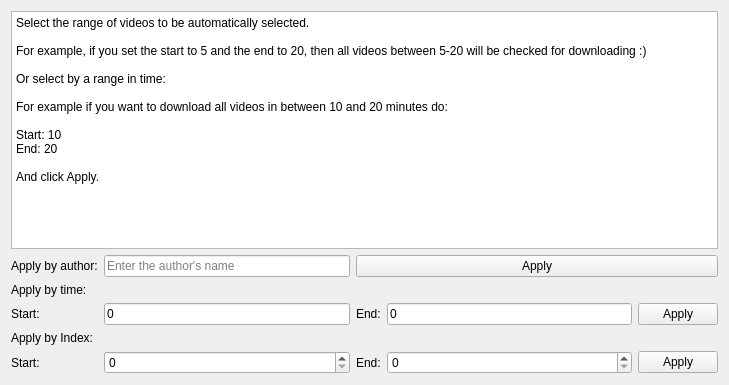
<?xml version="1.0" encoding="UTF-8"?>
<ui version="4.0">
 <class>PornFetchRangeSelector</class>
 <widget class="QWidget" name="PornFetchRangeSelector">
  <property name="geometry">
   <rect>
    <x>0</x>
    <y>0</y>
    <width>729</width>
    <height>385</height>
   </rect>
  </property>
  <property name="windowTitle">
   <string>Video selector...</string>
  </property>
  <layout class="QGridLayout" name="gridLayout_2">
   <item row="0" column="0">
    <layout class="QGridLayout" name="gridLayout">
     <item row="0" column="0" colspan="5">
      <widget class="QTextBrowser" name="textbrowser_range">
       <property name="html">
        <string>&lt;!DOCTYPE HTML PUBLIC &quot;-//W3C//DTD HTML 4.0//EN&quot; &quot;http://www.w3.org/TR/REC-html40/strict.dtd&quot;&gt;
&lt;html&gt;&lt;head&gt;&lt;meta name=&quot;qrichtext&quot; content=&quot;1&quot; /&gt;&lt;meta charset=&quot;utf-8&quot; /&gt;&lt;style type=&quot;text/css&quot;&gt;
p, li { white-space: pre-wrap; }
hr { height: 1px; border-width: 0; }
li.unchecked::marker { content: &quot;\2610&quot;; }
li.checked::marker { content: &quot;\2612&quot;; }
&lt;/style&gt;&lt;/head&gt;&lt;body style=&quot; font-family:'Sans Serif'; font-size:9pt; font-weight:400; font-style:normal;&quot;&gt;
&lt;p style=&quot; margin-top:0px; margin-bottom:0px; margin-left:0px; margin-right:0px; -qt-block-indent:0; text-indent:0px;&quot;&gt;&lt;span style=&quot; font-family:'Segoe UI';&quot;&gt;Select the range of videos to be automatically selected.&lt;/span&gt;&lt;/p&gt;
&lt;p style=&quot;-qt-paragraph-type:empty; margin-top:0px; margin-bottom:0px; margin-left:0px; margin-right:0px; -qt-block-indent:0; text-indent:0px; font-family:'Segoe UI';&quot;&gt;&lt;br /&gt;&lt;/p&gt;
&lt;p style=&quot; margin-top:0px; margin-bottom:0px; margin-left:0px; margin-right:0px; -qt-block-indent:0; text-indent:0px;&quot;&gt;&lt;span style=&quot; font-family:'Segoe UI';&quot;&gt;For example, if you set the start to 5 and the end to 20, then all videos between 5-20 will be checked for downloading :)&lt;/span&gt;&lt;/p&gt;
&lt;p style=&quot;-qt-paragraph-type:empty; margin-top:0px; margin-bottom:0px; margin-left:0px; margin-right:0px; -qt-block-indent:0; text-indent:0px; font-family:'Segoe UI';&quot;&gt;&lt;br /&gt;&lt;/p&gt;
&lt;p style=&quot; margin-top:0px; margin-bottom:0px; margin-left:0px; margin-right:0px; -qt-block-indent:0; text-indent:0px;&quot;&gt;&lt;span style=&quot; font-family:'Segoe UI';&quot;&gt;Or select by a range in time:&lt;/span&gt;&lt;/p&gt;
&lt;p style=&quot;-qt-paragraph-type:empty; margin-top:0px; margin-bottom:0px; margin-left:0px; margin-right:0px; -qt-block-indent:0; text-indent:0px; font-family:'Segoe UI';&quot;&gt;&lt;br /&gt;&lt;/p&gt;
&lt;p style=&quot; margin-top:0px; margin-bottom:0px; margin-left:0px; margin-right:0px; -qt-block-indent:0; text-indent:0px;&quot;&gt;&lt;span style=&quot; font-family:'Segoe UI';&quot;&gt;For example if you want to download all videos in between 10 and 20 minutes do:&lt;/span&gt;&lt;/p&gt;
&lt;p style=&quot;-qt-paragraph-type:empty; margin-top:0px; margin-bottom:0px; margin-left:0px; margin-right:0px; -qt-block-indent:0; text-indent:0px; font-family:'Segoe UI';&quot;&gt;&lt;br /&gt;&lt;/p&gt;
&lt;p style=&quot; margin-top:0px; margin-bottom:0px; margin-left:0px; margin-right:0px; -qt-block-indent:0; text-indent:0px;&quot;&gt;&lt;span style=&quot; font-family:'Segoe UI';&quot;&gt;Start: 10&lt;/span&gt;&lt;/p&gt;
&lt;p style=&quot; margin-top:0px; margin-bottom:0px; margin-left:0px; margin-right:0px; -qt-block-indent:0; text-indent:0px;&quot;&gt;&lt;span style=&quot; font-family:'Segoe UI';&quot;&gt;End: 20&lt;/span&gt;&lt;/p&gt;
&lt;p style=&quot;-qt-paragraph-type:empty; margin-top:0px; margin-bottom:0px; margin-left:0px; margin-right:0px; -qt-block-indent:0; text-indent:0px; font-family:'Segoe UI';&quot;&gt;&lt;br /&gt;&lt;/p&gt;
&lt;p style=&quot; margin-top:0px; margin-bottom:0px; margin-left:0px; margin-right:0px; -qt-block-indent:0; text-indent:0px;&quot;&gt;&lt;span style=&quot; font-family:'Segoe UI';&quot;&gt;And click Apply.&lt;/span&gt;&lt;/p&gt;&lt;/body&gt;&lt;/html&gt;</string>
       </property>
      </widget>
     </item>
     <item row="5" column="4">
      <widget class="QPushButton" name="button_range_apply_time">
       <property name="text">
        <string>Apply</string>
       </property>
      </widget>
     </item>
     <item row="4" column="0" colspan="4">
      <widget class="QLabel" name="label_apply_by_time">
       <property name="text">
        <string>Apply by time:</string>
       </property>
      </widget>
     </item>
     <item row="5" column="1">
      <widget class="QLineEdit" name="lineedit_range_start">
       <property name="text">
        <string>0</string>
       </property>
      </widget>
     </item>
     <item row="1" column="1">
      <widget class="QLineEdit" name="lineedit_range_author">
       <property name="placeholderText">
        <string>Enter the author's name</string>
       </property>
      </widget>
     </item>
     <item row="9" column="3">
      <widget class="QSpinBox" name="spinbox_range_end"/>
     </item>
     <item row="6" column="0" colspan="4">
      <widget class="QLabel" name="label_apply_by_index">
       <property name="text">
        <string>Apply by Index:</string>
       </property>
      </widget>
     </item>
     <item row="9" column="2">
      <widget class="QLabel" name="label_range_end">
       <property name="text">
        <string>End:</string>
       </property>
      </widget>
     </item>
     <item row="9" column="4">
      <widget class="QPushButton" name="button_range_apply_index">
       <property name="text">
        <string>Apply</string>
       </property>
      </widget>
     </item>
     <item row="5" column="2">
      <widget class="QLabel" name="label_range_time_end">
       <property name="text">
        <string>End:</string>
       </property>
      </widget>
     </item>
     <item row="9" column="0">
      <widget class="QLabel" name="label_range_start">
       <property name="text">
        <string>Start:</string>
       </property>
      </widget>
     </item>
     <item row="1" column="2" colspan="3">
      <widget class="QPushButton" name="button_range_apply_author">
       <property name="text">
        <string>Apply</string>
       </property>
      </widget>
     </item>
     <item row="9" column="1">
      <widget class="QSpinBox" name="spinbox_range_start"/>
     </item>
     <item row="5" column="3">
      <widget class="QLineEdit" name="lineedit_range_end">
       <property name="text">
        <string>0</string>
       </property>
      </widget>
     </item>
     <item row="5" column="0">
      <widget class="QLabel" name="label_range_time_start">
       <property name="text">
        <string>Start:</string>
       </property>
      </widget>
     </item>
     <item row="1" column="0">
      <widget class="QLabel" name="label_range_by_author">
       <property name="text">
        <string>Apply by author:</string>
       </property>
      </widget>
     </item>
    </layout>
   </item>
  </layout>
 </widget>
 <resources/>
 <connections/>
</ui>
